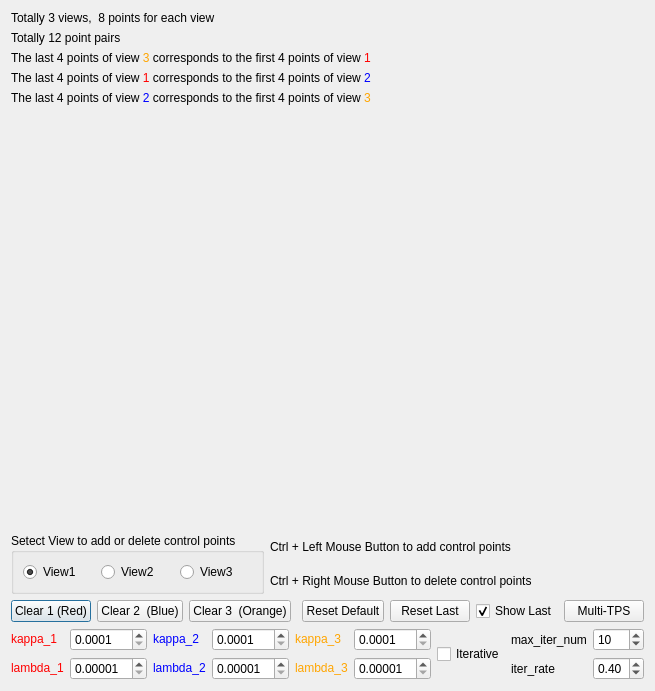
<?xml version="1.0" encoding="UTF-8"?>
<ui version="4.0">
 <class>test_multitps</class>
 <widget class="QDialog" name="test_multitps">
  <property name="geometry">
   <rect>
    <x>0</x>
    <y>0</y>
    <width>604</width>
    <height>691</height>
   </rect>
  </property>
  <property name="windowTitle">
   <string>Multi-TPS-demo</string>
  </property>
  <layout class="QVBoxLayout" name="verticalLayout_2">
   <item>
    <widget class="QLabel" name="label_13">
     <property name="text">
      <string>Totally 3 views,  8 points for each view</string>
     </property>
    </widget>
   </item>
   <item>
    <widget class="QLabel" name="label_17">
     <property name="text">
      <string>Totally 12 point pairs</string>
     </property>
    </widget>
   </item>
   <item>
    <widget class="QLabel" name="label_14">
     <property name="text">
      <string>The last 4 points of view &lt;font color = orange&gt; 3&lt;/font&gt;  corresponds to the first 4 points of view &lt;font color = red&gt;1 &lt;/font&gt;</string>
     </property>
    </widget>
   </item>
   <item>
    <widget class="QLabel" name="label_15">
     <property name="text">
      <string>The last 4 points of view &lt;font color = red&gt; 1&lt;/font&gt;  corresponds to the first 4 points of view &lt;font color = blue&gt;2 &lt;/font&gt;</string>
     </property>
    </widget>
   </item>
   <item>
    <widget class="QLabel" name="label_16">
     <property name="text">
      <string>The last 4 points of view &lt;font color = blue&gt; 2&lt;/font&gt;  corresponds to the first 4 points of view &lt;font color = orange&gt;3&lt;/font&gt;</string>
     </property>
    </widget>
   </item>
   <item>
    <spacer name="verticalSpacer">
     <property name="orientation">
      <enum>Qt::Vertical</enum>
     </property>
     <property name="sizeHint" stdset="0">
      <size>
       <width>20</width>
       <height>504</height>
      </size>
     </property>
    </spacer>
   </item>
   <item>
    <layout class="QHBoxLayout" name="horizontalLayout_4">
     <item>
      <widget class="QGroupBox" name="groupBox">
       <property name="title">
        <string>Setect View to add or delete control points</string>
       </property>
       <layout class="QHBoxLayout" name="horizontalLayout_5">
        <item>
         <layout class="QHBoxLayout" name="horizontalLayout_2">
          <item>
           <widget class="QRadioButton" name="radioButton_1">
            <property name="text">
             <string>View1</string>
            </property>
            <property name="checked">
             <bool>true</bool>
            </property>
           </widget>
          </item>
          <item>
           <widget class="QRadioButton" name="radioButton_2">
            <property name="text">
             <string>View2</string>
            </property>
           </widget>
          </item>
          <item>
           <widget class="QRadioButton" name="radioButton_3">
            <property name="text">
             <string>View3</string>
            </property>
           </widget>
          </item>
         </layout>
        </item>
       </layout>
      </widget>
     </item>
     <item>
      <layout class="QVBoxLayout" name="verticalLayout">
       <item>
        <widget class="QLabel" name="label">
         <property name="text">
          <string>Ctrl + Left Mouse Button to add control points</string>
         </property>
        </widget>
       </item>
       <item>
        <widget class="QLabel" name="label_2">
         <property name="text">
          <string>Ctrl + Right Mouse Button to delete control points</string>
         </property>
        </widget>
       </item>
      </layout>
     </item>
     <item>
      <spacer name="horizontalSpacer">
       <property name="orientation">
        <enum>Qt::Horizontal</enum>
       </property>
       <property name="sizeHint" stdset="0">
        <size>
         <width>40</width>
         <height>20</height>
        </size>
       </property>
      </spacer>
     </item>
    </layout>
   </item>
   <item>
    <layout class="QHBoxLayout" name="horizontalLayout_3">
     <item>
      <layout class="QHBoxLayout" name="horizontalLayout">
       <item>
        <widget class="QPushButton" name="pushButton_clear_1">
         <property name="text">
          <string>Clear 1 (Red)</string>
         </property>
        </widget>
       </item>
       <item>
        <widget class="QPushButton" name="pushButton_clear_2">
         <property name="text">
          <string>Clear 2  (Blue)</string>
         </property>
        </widget>
       </item>
       <item>
        <widget class="QPushButton" name="pushButton_clear_3">
         <property name="text">
          <string>Clear 3  (Orange)</string>
         </property>
        </widget>
       </item>
      </layout>
     </item>
     <item>
      <spacer name="horizontalSpacer_2">
       <property name="orientation">
        <enum>Qt::Horizontal</enum>
       </property>
       <property name="sizeHint" stdset="0">
        <size>
         <width>40</width>
         <height>20</height>
        </size>
       </property>
      </spacer>
     </item>
     <item>
      <widget class="QPushButton" name="pushButton_reset_d">
       <property name="text">
        <string>Reset Default</string>
       </property>
      </widget>
     </item>
     <item>
      <widget class="QPushButton" name="pushButton_reset_l">
       <property name="text">
        <string>Reset Last</string>
       </property>
      </widget>
     </item>
     <item>
      <widget class="QCheckBox" name="checkBox_showLast">
       <property name="text">
        <string>Show Last</string>
       </property>
       <property name="checked">
        <bool>true</bool>
       </property>
      </widget>
     </item>
     <item>
      <widget class="QPushButton" name="pushButton_multitps">
       <property name="text">
        <string>Multi-TPS</string>
       </property>
      </widget>
     </item>
    </layout>
   </item>
   <item>
    <layout class="QHBoxLayout" name="horizontalLayout_6">
     <item>
      <layout class="QGridLayout" name="gridLayout">
       <item row="0" column="0">
        <widget class="QLabel" name="label_11">
         <property name="text">
          <string>&lt;font color=red&gt;kappa_1&lt;/font&gt;</string>
         </property>
        </widget>
       </item>
       <item row="0" column="1">
        <widget class="QDoubleSpinBox" name="kappa_1_dsb">
         <property name="decimals">
          <number>4</number>
         </property>
         <property name="minimum">
          <double>0.000100000000000</double>
         </property>
         <property name="singleStep">
          <double>0.000100000000000</double>
         </property>
         <property name="value">
          <double>0.000100000000000</double>
         </property>
        </widget>
       </item>
       <item row="0" column="2">
        <widget class="QLabel" name="label_10">
         <property name="text">
          <string>&lt;font color=blue&gt;kappa_2&lt;/font&gt;</string>
         </property>
        </widget>
       </item>
       <item row="0" column="3">
        <widget class="QDoubleSpinBox" name="kappa_2_dsb">
         <property name="decimals">
          <number>4</number>
         </property>
         <property name="minimum">
          <double>0.000100000000000</double>
         </property>
         <property name="singleStep">
          <double>0.000100000000000</double>
         </property>
         <property name="value">
          <double>0.000100000000000</double>
         </property>
        </widget>
       </item>
       <item row="0" column="4">
        <widget class="QLabel" name="label_12">
         <property name="text">
          <string>&lt;font color=orange&gt;kappa_3&lt;/font&gt;</string>
         </property>
        </widget>
       </item>
       <item row="0" column="5">
        <widget class="QDoubleSpinBox" name="kappa_3_dsb">
         <property name="decimals">
          <number>4</number>
         </property>
         <property name="minimum">
          <double>0.000100000000000</double>
         </property>
         <property name="singleStep">
          <double>0.000100000000000</double>
         </property>
         <property name="value">
          <double>0.000100000000000</double>
         </property>
        </widget>
       </item>
       <item row="1" column="0">
        <widget class="QLabel" name="label_7">
         <property name="text">
          <string>&lt;font color=red&gt;lambda_1&lt;/font&gt;</string>
         </property>
        </widget>
       </item>
       <item row="1" column="1">
        <widget class="QDoubleSpinBox" name="lambda_1_dsb">
         <property name="decimals">
          <number>5</number>
         </property>
         <property name="minimum">
          <double>0.000010000000000</double>
         </property>
         <property name="singleStep">
          <double>0.000010000000000</double>
         </property>
         <property name="value">
          <double>0.000010000000000</double>
         </property>
        </widget>
       </item>
       <item row="1" column="2">
        <widget class="QLabel" name="label_8">
         <property name="text">
          <string>&lt;font color=blue&gt;lambda_2&lt;/font&gt;</string>
         </property>
        </widget>
       </item>
       <item row="1" column="3">
        <widget class="QDoubleSpinBox" name="lambda_2_dsb">
         <property name="decimals">
          <number>5</number>
         </property>
         <property name="minimum">
          <double>0.000010000000000</double>
         </property>
         <property name="singleStep">
          <double>0.000010000000000</double>
         </property>
         <property name="value">
          <double>0.000010000000000</double>
         </property>
        </widget>
       </item>
       <item row="1" column="4">
        <widget class="QLabel" name="label_9">
         <property name="text">
          <string>&lt;font color=orange&gt;lambda_3&lt;/font&gt;</string>
         </property>
        </widget>
       </item>
       <item row="1" column="5">
        <widget class="QDoubleSpinBox" name="lambda_3_dsb">
         <property name="decimals">
          <number>5</number>
         </property>
         <property name="minimum">
          <double>0.000010000000000</double>
         </property>
         <property name="singleStep">
          <double>0.000010000000000</double>
         </property>
         <property name="value">
          <double>0.000010000000000</double>
         </property>
        </widget>
       </item>
      </layout>
     </item>
     <item>
      <spacer name="horizontalSpacer_3">
       <property name="orientation">
        <enum>Qt::Horizontal</enum>
       </property>
       <property name="sizeHint" stdset="0">
        <size>
         <width>40</width>
         <height>20</height>
        </size>
       </property>
      </spacer>
     </item>
     <item>
      <widget class="QCheckBox" name="checkBox_iterative">
       <property name="text">
        <string>Iterative</string>
       </property>
      </widget>
     </item>
     <item>
      <layout class="QGridLayout" name="gridLayout_2">
       <item row="0" column="0">
        <widget class="QLabel" name="label_3">
         <property name="text">
          <string>max_iter_num</string>
         </property>
        </widget>
       </item>
       <item row="0" column="1">
        <widget class="QSpinBox" name="max_iter_num_sb">
         <property name="minimum">
          <number>1</number>
         </property>
         <property name="maximum">
          <number>99</number>
         </property>
         <property name="value">
          <number>10</number>
         </property>
        </widget>
       </item>
       <item row="1" column="0">
        <widget class="QLabel" name="label_4">
         <property name="text">
          <string>iter_rate</string>
         </property>
        </widget>
       </item>
       <item row="1" column="1">
        <widget class="QDoubleSpinBox" name="iter_rate_dsb">
         <property name="maximum">
          <double>0.990000000000000</double>
         </property>
         <property name="singleStep">
          <double>0.010000000000000</double>
         </property>
         <property name="value">
          <double>0.400000000000000</double>
         </property>
        </widget>
       </item>
      </layout>
     </item>
    </layout>
   </item>
  </layout>
 </widget>
 <resources/>
 <connections/>
</ui>
